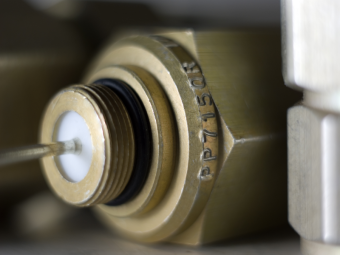
%> input picture BMP/4.bmp, 340 x 255 px
$ octave init.m   (GNU Octave 9; MATLAB toolbox functions it lacks are replaced by stand-ins)
%> lines starting %> are read from the running program, lines starting %| are printed output that depends on the picture
IMG=imread('./BMP/4.bmp');
%> IMG is the input picture: size 255x340x3 uint8; mean R, G, B 99.1, 94, 79.2
%I1=get1DBitSignal(IMG(:,:,1));
% disp 'get2DBitSignal(IMG(:,:,1)) : '
color = 1;
[height, width, cols]=size(IMG);
%> height = 255; width = 340; cols = 3
% IR=get2DBitSignal(IMG(:,:,1));
% [height, width, bits]=size(IR);
%IG=get2DBitSignal(IMG(:,:,2));
%IB=get2DBitSignal(IMG(:,:,3));
% initstego;
% sIR=std(IR(line,:,bitn));
% disp 'IR1='
% disp (sIR)
% sISR=std(ISR(line,:,bitn));
% disp 'ISR1='
% disp (sISR)
%
%
%
 x=1:width;
%> x = 340 values from 1 to 340
 y=1:height;
%> y = 255 values from 1 to 255
 IMG2=IMG.*2;
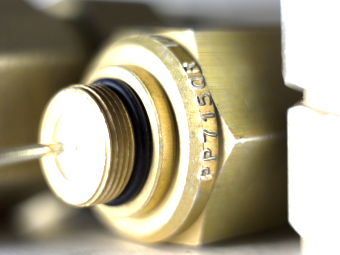
%> IMG2: size 255x340x3 uint8; mean R, G, B 162.9, 155.4, 131.3
 IMG4=IMG.*4;
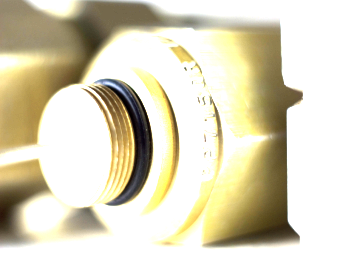
%> IMG4: size 255x340x3 uint8; mean R, G, B 216, 209.3, 183.4
 IMG8=IMG.*8;
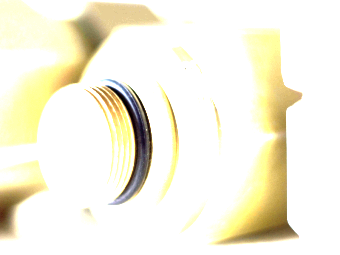
%> IMG8: size 255x340x3 uint8; mean R, G, B 245.8, 242.3, 224.3
 IMG16=IMG.*16;
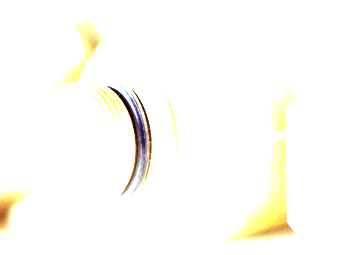
%> IMG16: size 255x340x3 uint8; mean R, G, B 252.9, 252, 246.9
 figure; imshow(IMG);
 figure; imshow(IMG2);
 figure; imshow(IMG4);
 figure; imshow(IMG8);
 figure; imshow(IMG16);
% [62 lines of commented-out code are left out]

$ run again, with BMP/3.bmp copied over BMP/4.bmp
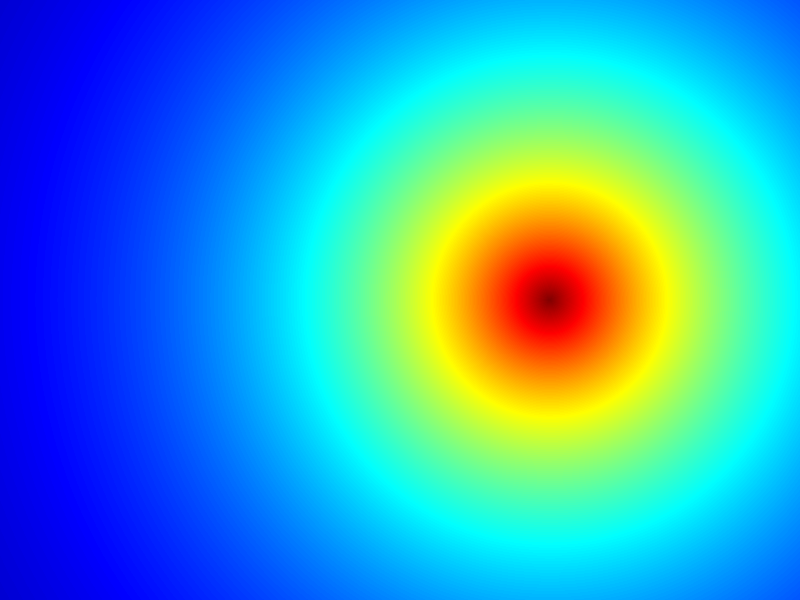
%> input picture BMP/3.bmp, 800 x 600 px
%> IMG is the input picture: size 600x800x3 uint8; mean R, G, B 53.3, 158.8, 199.9
%> `IMG2=IMG.*2;`:
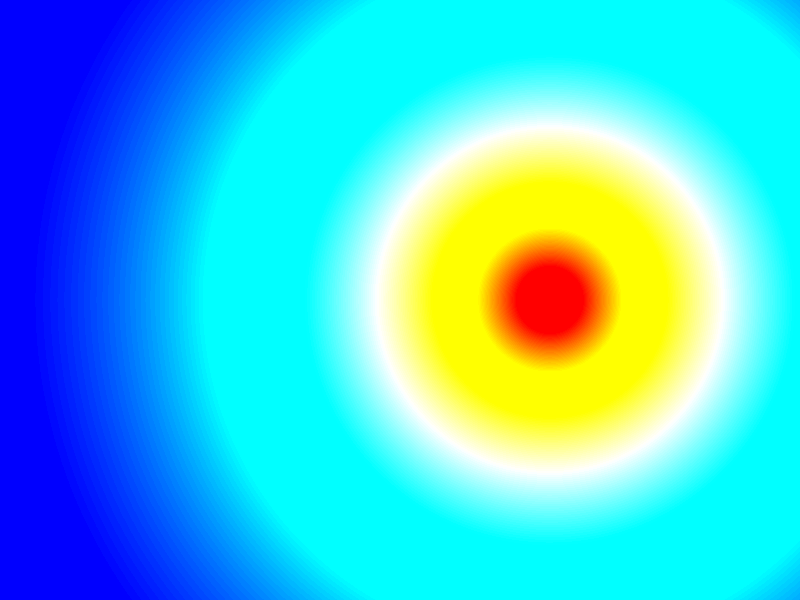
%> IMG2: size 600x800x3 uint8; mean R, G, B 72.2, 196.6, 219.8
%> `IMG16=IMG.*16;`:
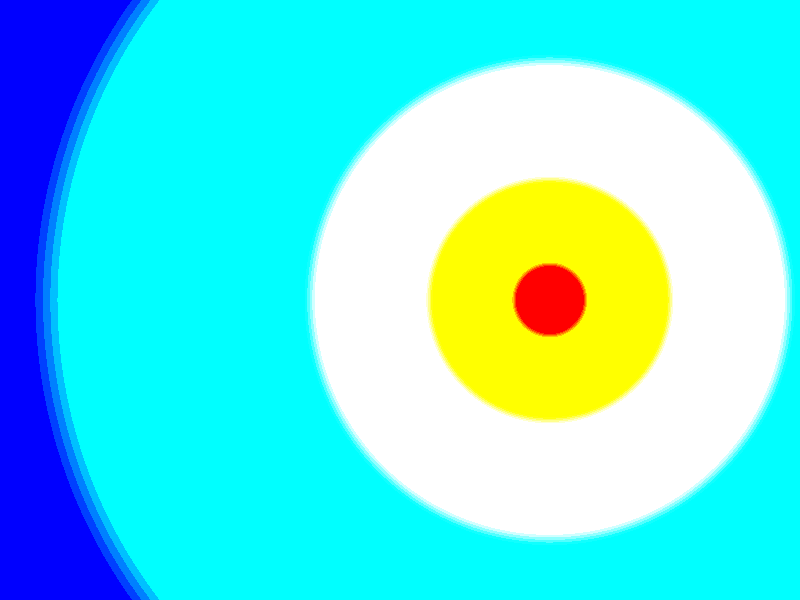
%> IMG16: size 600x800x3 uint8; mean R, G, B 95.7, 227.9, 230.7

$ run again, with BMP/01.bmp copied over BMP/4.bmp
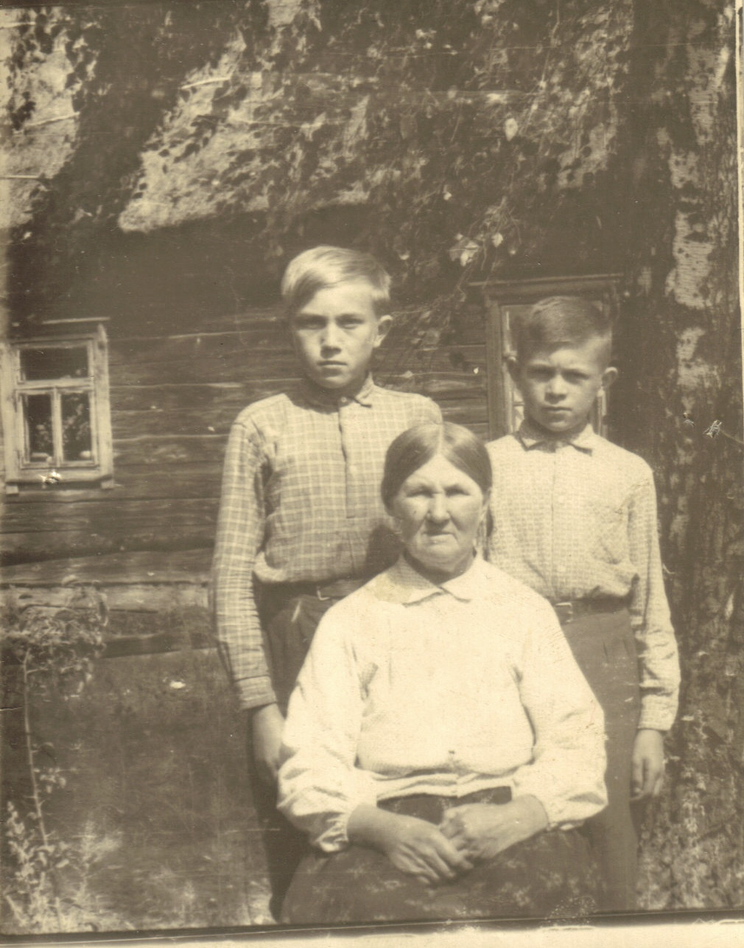
%> input picture BMP/01.bmp, 744 x 948 px, shrunk from 1010 x 1286 before the run
%> IMG is the input picture: size 948x744x3 uint8; mean R, G, B 145.3, 132.3, 108.7
%> `IMG2=IMG.*2;`:
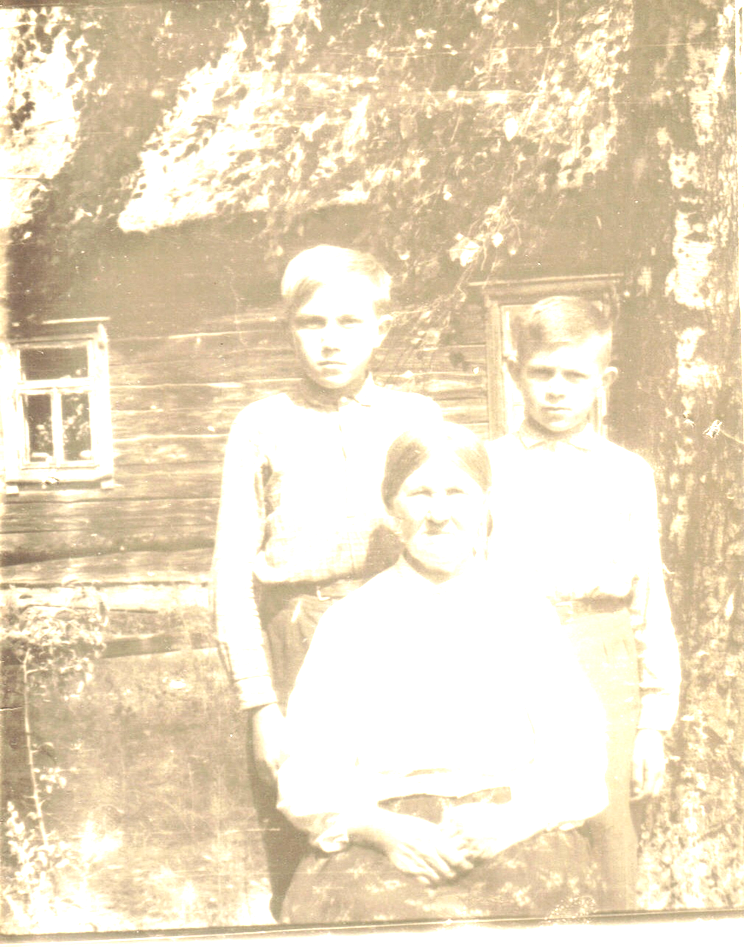
%> IMG2: size 948x744x3 uint8; mean R, G, B 235.1, 220.9, 194.9
%> `IMG4=IMG.*4;`:
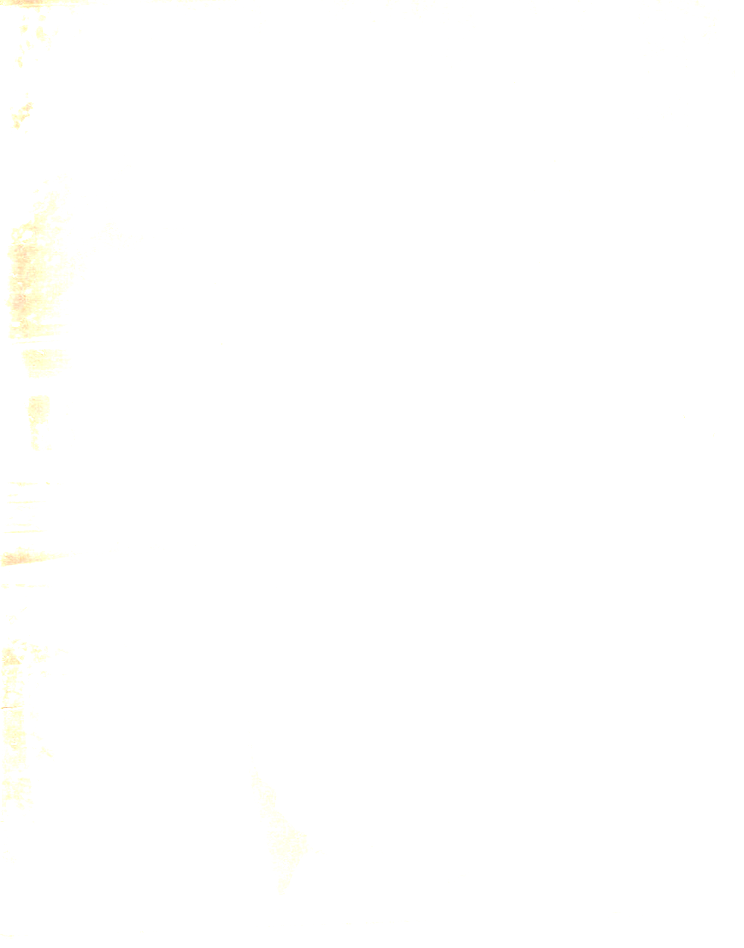
%> IMG4: size 948x744x3 uint8; mean R, G, B 255, 255, 254.3
%> IMG8: size 948x744x3 uint8; every value is 255
